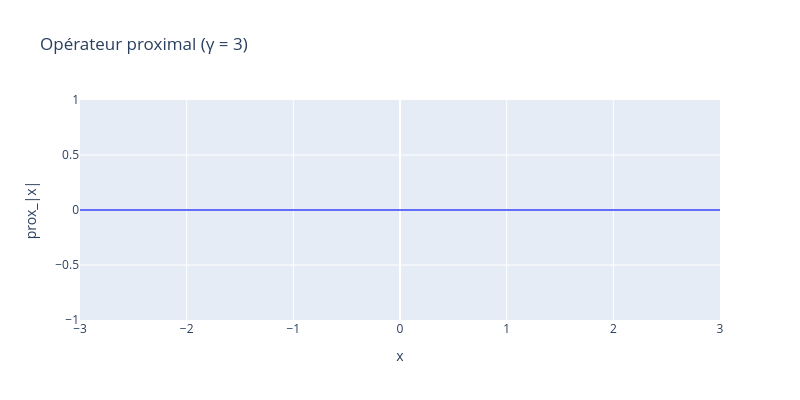
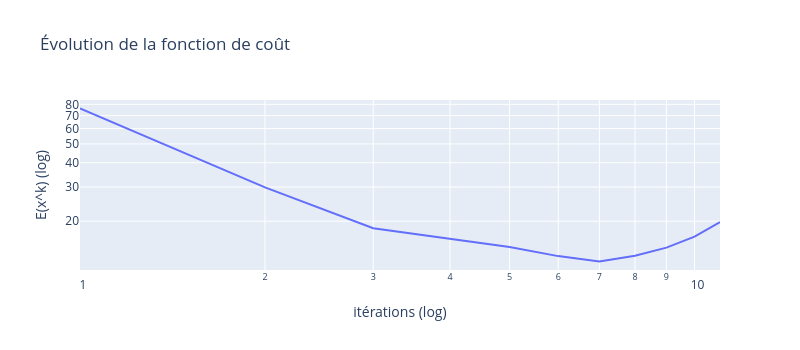
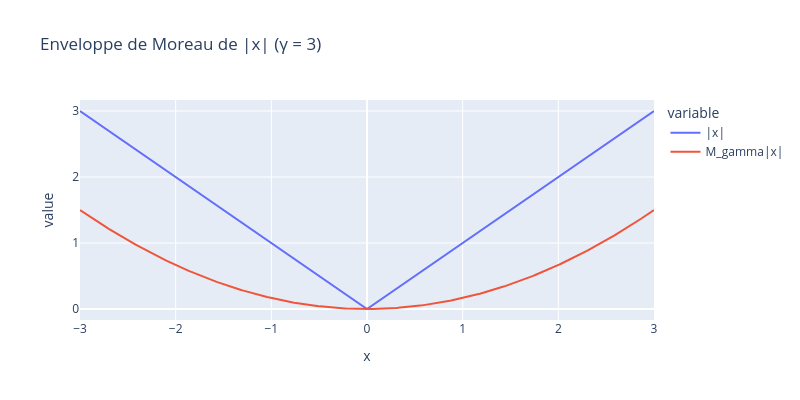

These figures' notebook cell, in order:
### Markdown cell above
## **Affichage des résultats**

### Code cell
x = np.linspace(-3, 3, 400)
gamma = 3
z = 1.0

lam_plot = 1.0

df = pandas.DataFrame({
    "x": x,
    "prox_|x|": prox_l1(x, gamma, lam_plot)
})

fig = px.line(
    df,
    x="x",
    y= "prox_|x|",
    title=f"Opérateur proximal (γ = {gamma})",
    labels={"value": "prox", "x": "x"},
    width=800,
    height=400
)
fig.show()


plt_cost = pandas.DataFrame({
    'x': np.arange(1, len(En)+1),
    'y': En,
})

fig = px.line(
    plt_cost,
    x='x',
    y='y',
    log_x=True,
    log_y=True,
    labels={'x':'itérations (log)','y':'E(x^k) (log)'},
    title='Évolution de la fonction de coût',
    width=800,
    height=350
)
fig.show()

df = pandas.DataFrame({
    "x": x,
    "|x|": np.abs(x),
    "M_gamma|x|": moreau_l1(x, gamma)
})

fig = px.line(
    df,
    x="x",
    y=["|x|", "M_gamma|x|"],
    title=f"Enveloppe de Moreau de |x| (γ = {gamma})",
    width=800,
    height=400
)
fig.show()

### Figure 1 — Plotly figure (JSON) as saved in the notebook; plotly's stock layout.template omitted (floating-point values rounded to 4 significant figures; data arrays with more than 128 entries replaced by an {"elided": "..."} marker saying what was removed)
{"data": [{"hovertemplate": "x=%{x}<br>prox_|x|=%{y}<extra></extra>", "legendgroup": "", "line": {"color": "#636efa", "dash": "solid"}, "marker": {"symbol": "circle"}, "mode": "lines", "name": "", "orientation": "v", "showlegend": false, "type": "scatter", "x": {"elided": "400 float values"}, "xaxis": "x", "y": {"elided": "400 float values"}, "yaxis": "y"}], "layout": {"height": 400, "legend": {"tracegroupgap": 0}, "title": {"text": "Opérateur proximal (γ = 3)"}, "width": 800, "xaxis": {"anchor": "y", "domain": [0, 1], "title": {"text": "x"}}, "yaxis": {"anchor": "x", "domain": [0, 1], "title": {"text": "prox_|x|"}}}}

### Figure 2 — Plotly figure (JSON) as saved in the notebook; plotly's stock layout.template omitted (floating-point values rounded to 4 significant figures)
{"data": [{"hovertemplate": "itérations (log)=%{x}<br>E(x^k) (log)=%{y}<extra></extra>", "legendgroup": "", "line": {"color": "#636efa", "dash": "solid"}, "marker": {"symbol": "circle"}, "mode": "lines", "name": "", "orientation": "v", "showlegend": false, "type": "scatter", "x": [1, 2, 3, 4, 5, 6, 7, 8, 9, 10, 11], "xaxis": "x", "y": [76.14, 29.86, 18.4, 16.24, 14.75, 13.22, 12.41, 13.3, 14.63, 16.66, 19.81], "yaxis": "y"}], "layout": {"height": 350, "legend": {"tracegroupgap": 0}, "title": {"text": "Évolution de la fonction de coût"}, "width": 800, "xaxis": {"anchor": "y", "domain": [0, 1], "title": {"text": "itérations (log)"}, "type": "log"}, "yaxis": {"anchor": "x", "domain": [0, 1], "title": {"text": "E(x^k) (log)"}, "type": "log"}}}

### Figure 3 — Plotly figure (JSON) as saved in the notebook; plotly's stock layout.template omitted (floating-point values rounded to 4 significant figures; data arrays with more than 128 entries replaced by an {"elided": "..."} marker saying what was removed)
{"data": [{"hovertemplate": "variable=|x|<br>x=%{x}<br>value=%{y}<extra></extra>", "legendgroup": "|x|", "line": {"color": "#636efa", "dash": "solid"}, "marker": {"symbol": "circle"}, "mode": "lines", "name": "|x|", "orientation": "v", "showlegend": true, "type": "scatter", "x": {"elided": "400 float values"}, "xaxis": "x", "y": {"elided": "400 float values"}, "yaxis": "y"}, {"hovertemplate": "variable=M_gamma|x|<br>x=%{x}<br>value=%{y}<extra></extra>", "legendgroup": "M_gamma|x|", "line": {"color": "#EF553B", "dash": "solid"}, "marker": {"symbol": "circle"}, "mode": "lines", "name": "M_gamma|x|", "orientation": "v", "showlegend": true, "type": "scatter", "x": {"elided": "400 float values"}, "xaxis": "x", "y": {"elided": "400 float values"}, "yaxis": "y"}], "layout": {"height": 400, "legend": {"title": {"text": "variable"}, "tracegroupgap": 0}, "title": {"text": "Enveloppe de Moreau de |x| (γ = 3)"}, "width": 800, "xaxis": {"anchor": "y", "domain": [0, 1], "title": {"text": "x"}}, "yaxis": {"anchor": "x", "domain": [0, 1], "title": {"text": "value"}}}}
